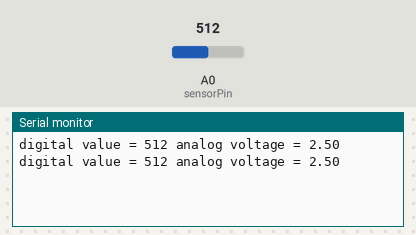
Simulated run of this sketch. Board: Arduino Uno, built with avr-gcc and run on an emulated ATmega328P. Shown: the last lines printed to the serial monitor. The inputs (shaded band) are chosen by the test bench; at power-on: A0 (sensorPin) = 512.

Above: at 1.8 s.
1.9 s: A0 (sensorPin) set to 716
At 2.8 s:
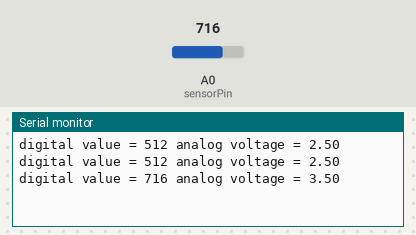
3.4 s: A0 (sensorPin) set to 900
At 4.8 s:
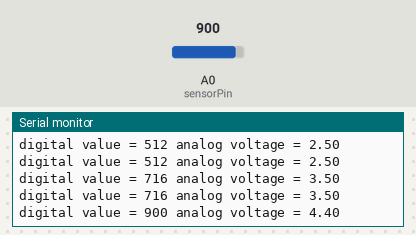
Timing chart, 0 to 6.4 s (numbered marks = the images above; inputs shaded):
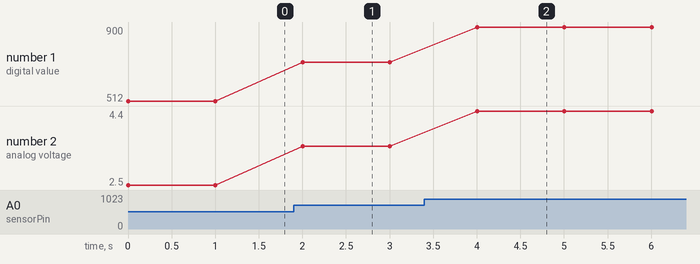

The sketch:

campionamento.ino
```cpp
int sensorPin = A0; //select the input pin for the potentiometer
int digitalValue = 0; // variable to store the value coming from the sensor
float analogVoltage = 0.00;

void setup() {
  Serial.begin(9600);
}

void loop() {
  digitalValue = analogRead(sensorPin);
// read the value from the analog channel
  Serial.print("digital value = ");
  Serial.print(digitalValue);
// convert digital value to analog voltage
  analogVoltage = (digitalValue * 5.00)/1023.00;
  Serial.print(" analog voltage = ");
  Serial.println(analogVoltage);
  delay(1000);
}
```

Measured:
- after the input at 1.9 s, the serial monitor: prints a new line after 0.10 s (image 1)
- after the input at 3.4 s, the serial monitor: prints a new line after 0.60 s (image 2)
- plotted number 1: 512 → 716 after the input at 1.9 s, 716 → 900 after the input at 3.4 s
- plotted number 2: 2.5 → 3.5 after the input at 1.9 s, 3.5 → 4.4 after the input at 3.4 s
